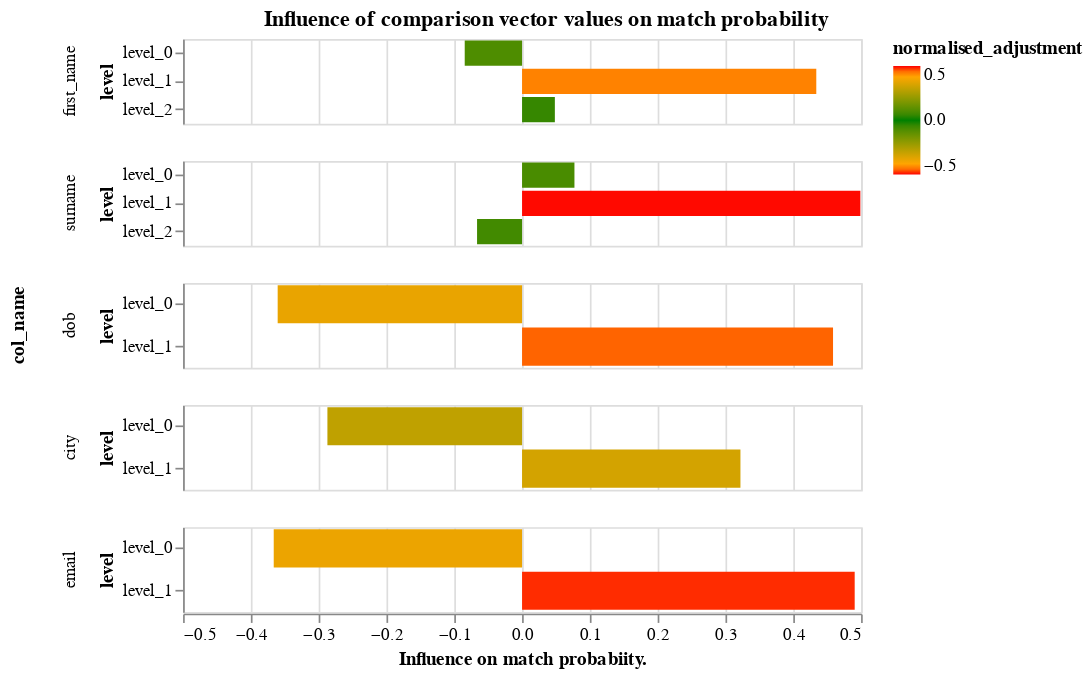

This figure's notebook cell:
### Markdown cell above
An alternative representation of the parameters displays them in terms of the effect different values in the comparison vectors have on the match probability:

### Code cell
params.adjustment_factor_chart()

### Figure 1 — Vega-Lite specification as saved in the notebook (floating-point values rounded to 4 significant figures)
{"$schema": "https://vega.github.io/schema/vega-lite/v3.4.0.json", "config": {"mark": {"tooltip": null}, "title": {"anchor": "middle"}, "view": {"height": 300, "width": 400}}, "data": {"name": "data-ab02ed6a78a3bfffe317dff2df4c053c"}, "datasets": {"data-ab02ed6a78a3bfffe317dff2df4c053c": [{"adjustment": 0.4154, "col_name": "first_name", "level": "level_0", "m": 0.3937, "normalised_adjustment": -0.08457, "u": 0.5541}, {"adjustment": 0.934, "col_name": "first_name", "level": "level_1", "m": 0.07085, "normalised_adjustment": 0.434, "u": 0.005009}, {"adjustment": 0.5484, "col_name": "first_name", "level": "level_2", "m": 0.5354, "normalised_adjustment": 0.04838, "u": 0.4409}, {"adjustment": 0.5773, "col_name": "surname", "level": "level_0", "m": 0.3871, "normalised_adjustment": 0.07726, "u": 0.2835}, {"adjustment": 0.999, "col_name": "surname", "level": "level_1", "m": 0.06438, "normalised_adjustment": 0.499, "u": 6.514e-05}, {"adjustment": 0.4336, "col_name": "surname", "level": "level_2", "m": 0.5485, "normalised_adjustment": -0.06638, "u": 0.7165}, {"adjustment": 0.1395, "col_name": "dob", "level": "level_0", "m": 0.1563, "normalised_adjustment": -0.3605, "u": 0.9636}, {"adjustment": 0.9587, "col_name": "dob", "level": "level_1", "m": 0.8437, "normalised_adjustment": 0.4587, "u": 0.03638}, {"adjustment": 0.2129, "col_name": "city", "level": "level_0", "m": 0.2251, "normalised_adjustment": -0.2871, "u": 0.8323}, {"adjustment": 0.8221, "col_name": "city", "level": "level_1", "m": 0.7749, "normalised_adjustment": 0.3221, "u": 0.1677}, {"adjustment": 0.1337, "col_name": "email", "level": "level_0", "m": 0.1531, "normalised_adjustment": -0.3663, "u": 0.992}, {"adjustment": 0.9906, "col_name": "email", "level": "level_1", "m": 0.8469, "normalised_adjustment": 0.4906, "u": 0.008034}]}, "encoding": {"color": {"field": "normalised_adjustment", "scale": {"domain": [-0.5, -0.4, 0, 0.4, 0.5], "range": ["red", "orange", "green", "orange", "red"]}, "type": "quantitative"}, "row": {"field": "col_name", "sort": {"field": "gamma"}, "type": "nominal"}, "tooltip": [{"field": "col_name", "type": "nominal"}, {"field": "normalised_adjustment", "type": "quantitative"}], "x": {"axis": {"title": "Influence on match probabiity."}, "field": "normalised_adjustment", "scale": {"domain": [-0.5, 0.5]}, "type": "quantitative"}, "y": {"field": "level", "type": "nominal"}}, "height": 50, "mark": "bar", "resolve": {"scale": {"y": "independent"}}, "title": "Influence of comparison vector values on match probability"}
